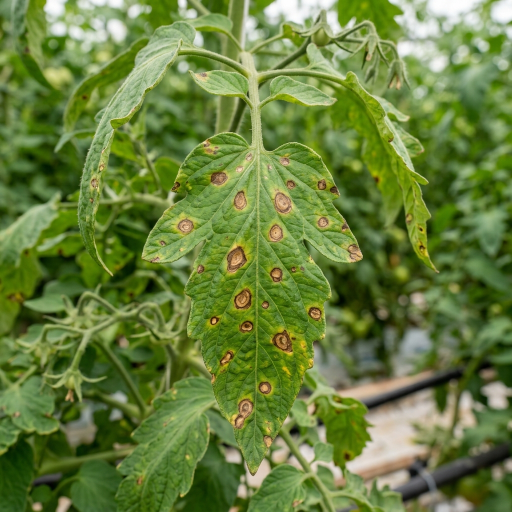
#> input picture apps/frontend/src/assets/bercak-daun.jpg, 1024 x 1024 px (shown at 1/2 size)
$ python -i external_pipeline.py   (imports and definitions only)
#> lines starting #> are read from the running program, lines starting #| are printed output that depends on the picture; after the words box and inside, x2 and y2 are one past the last pixel; in counts of white or black regions, pixels touching at a corner belong together
"""Reusable external preprocessing for Tomatku inference."""

from __future__ import annotations

from typing import Any

import cv2
import numpy as np


DEFAULT_CONFIG: dict[str, Any] = {
    "pipeline_name": "tomatku_external_severity",
    "pipeline_version": "1.0.0",
    "model_class_mapping": {
        "0": "early_blight",
        "1": "healthy",
    },
    "crop": [0, 650, 500, 1300],
    "leaf_hsv_lower": [25, 35, 30],
    "leaf_hsv_upper": [95, 255, 255],
    "symptom_hsv_lower": [5, 35, 20],
    "symptom_hsv_upper": [40, 255, 230],
    "morphology_kernel_size": 5,
    "severity_thresholds": {
        "light_max_pct": 10.0,
        "medium_max_pct": 30.0,
    },
    "database_severity_mapping": {
        "healthy": None,
        "ringan": "ringan",
        "sedang": "sedang",
        "berat": "parah",
        "parah": "parah",
    },
}


class ExternalSeverityPipeline:
    """Calculate symptom area and database-compatible severity."""

    def __init__(self, config: dict[str, Any] | None = None) -> None:
        """Preserve an explicitly supplied config, including an intentionally empty one."""
        self.config = config if config is not None else DEFAULT_CONFIG

    def _crop_image(
        self,
        image_rgb: np.ndarray,
        bounding_box: tuple[float, float, float, float] | None = None,
    ) -> np.ndarray:
        """Clamp crop coordinates to the image; invalid or absent crops use the full image."""
        crop = bounding_box if bounding_box is not None else self.config.get("crop")

        if crop is None:
            return image_rgb

        x1, y1, x2, y2 = (int(round(value)) for value in crop)
        height, width = image_rgb.shape[:2]
#> height = 1024; width = 1024
        x1 = max(0, min(x1, width))
#> x1 = 0
        y1 = max(0, min(y1, height))
#> y1 = 650
        x2 = max(0, min(x2, width))
#> x2 = 500
        y2 = max(0, min(y2, height))
#> y2 = 1024

        if x2 <= x1 or y2 <= y1:
            return image_rgb

        return image_rgb[y1:y2, x1:x2]
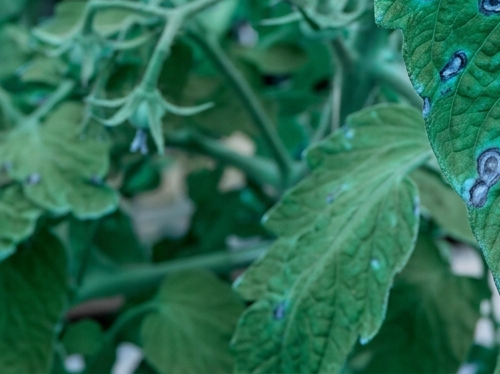
#> returned value: shape (374, 500, 3); mean of channels 0, 1, 2 81.9, 107.6, 42.8; drawn as B, G, R

    @staticmethod
    def _largest_component(mask: np.ndarray) -> np.ndarray:
        """Keep the largest foreground blob; connected-component label zero is background."""
        num_labels, labels, stats, _ = cv2.connectedComponentsWithStats(
            mask,
            connectivity=8,
        )

        if num_labels <= 1:
            return mask

        largest_label = 1 + np.argmax(stats[1:, cv2.CC_STAT_AREA])
        return np.where(labels == largest_label, 255, 0).astype(np.uint8)

    @staticmethod
    def _normalize_classification(classification: str | int | None) -> str | None:
        """Map known model IDs and spelling variants to the pipeline's canonical labels."""
        if classification is None:
            return None

        value = str(classification).strip().lower().replace(" ", "_")

        if value in {"healthy", "1"}:
            return "healthy"

        if value in {"early_blight", "earlyblight", "0"}:
            return "early_blight"

        if value == "unknown":
            return "unknown"

        return value

    def analyze(
        self,
        image_rgb: np.ndarray,
        classification: str | int | None = None,
        bounding_box: tuple[float, float, float, float] | None = None,
    ) -> dict[str, Any]:
        """Return no severity for healthy leaves; otherwise apply thresholds to leaf-area percentage."""
        normalized_classification = self._normalize_classification(classification)
        image = self._crop_image(image_rgb, bounding_box)
        image_bgr = cv2.cvtColor(image, cv2.COLOR_RGB2BGR)
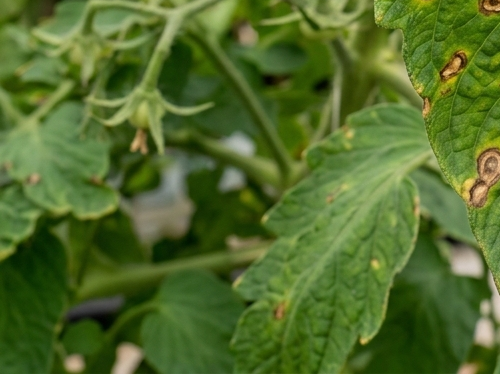
#> image_bgr: shape (374, 500, 3); mean B, G, R 42.8, 107.6, 81.9
        image_hsv = cv2.cvtColor(image_bgr, cv2.COLOR_BGR2HSV)
#> image_hsv: shape (374, 500, 3); mean H, S, V 42.2, 168.4, 108.3

        """need changes so that the symptom mask are merged first before calculating the severity percentage"""
        # leaf area
        leaf_mask = cv2.inRange(
            image_hsv,
            np.array(self.config["leaf_hsv_lower"]),
            np.array(self.config["leaf_hsv_upper"]),
        )
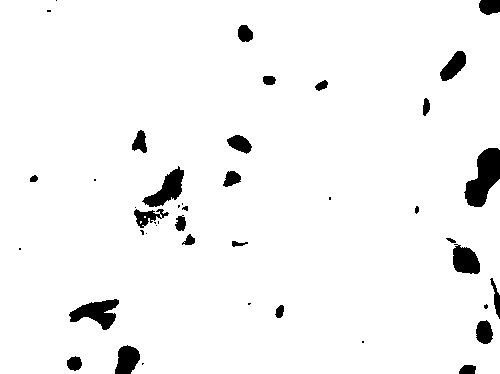
#> leaf_mask: shape (374, 500); 96% white; 44 black regions (17 under 20 px), largest, box (x1, y1, x2, y2) and area: (464, 148, 500, 207) 1272, (69, 299, 119, 330) 821, (142, 166, 184, 207) 751

        # symptom area
        symptom_mask = cv2.inRange(
            image_hsv,
            np.array(self.config["symptom_hsv_lower"]),
            np.array(self.config["symptom_hsv_upper"]),
        )
#> symptom_mask: shape (374, 500); 32.5% white; 132 white regions (89 under 20 px), largest, box (x1, y1, x2, y2) and area: (0, 0, 500, 303) 48097, (432, 228, 500, 354) 2781, (110, 339, 146, 374) 882

        # Merge area
        """Merge the leaf mask and symptom mask"""
        full_leaf_mask = cv2.bitwise_or(leaf_mask, symptom_mask)
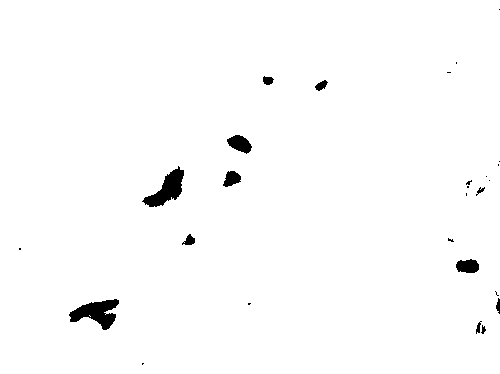
#> full_leaf_mask: shape (374, 500); 98.5% white; 27 black regions (15 under 20 px), largest, box (x1, y1, x2, y2) and area: (69, 299, 119, 330) 813, (142, 166, 184, 207) 751, (227, 135, 252, 154) 296

        kernel_size = self.config["morphology_kernel_size"]
        kernel = np.ones((kernel_size, kernel_size), np.uint8)

        full_leaf_mask = cv2.morphologyEx(full_leaf_mask, cv2.MORPH_OPEN, kernel)
#> full_leaf_mask: shape (374, 500); 98.5% white; 23 black regions (11 under 20 px), largest, box (x1, y1, x2, y2) and area: (69, 299, 119, 330) 846, (142, 166, 184, 207) 767, (227, 135, 252, 154) 296
        full_leaf_mask = cv2.morphologyEx(full_leaf_mask, cv2.MORPH_CLOSE, kernel)
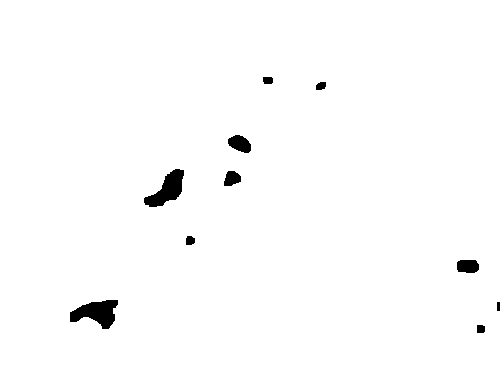
#> full_leaf_mask: shape (374, 500); 98.6% white; 10 black regions, largest, box (x1, y1, x2, y2) and area: (70, 300, 118, 329) 829, (144, 169, 184, 207) 759, (228, 135, 251, 153) 290
        full_leaf_mask = self._largest_component(full_leaf_mask)
#> in _largest_component, `num_labels, labels, stats, _ = cv2.connectedComponentsWithStats( mask,..`: num_labels = 2; stats = [[70, 77, 430, 256, 2618], [0, 0, 500, 374, 184382]]
#> in _largest_component, `largest_label = 1 + np.argmax(stats[1:, cv2.CC_STAT_AREA])`: largest_label = 1

        """return the full leaf mask and symptom mask for visualization"""
        leaf_mask = self._largest_component(full_leaf_mask)

        symptom_mask = cv2.bitwise_and(symptom_mask, leaf_mask)
#> symptom_mask: shape (374, 500); 32.5% white; 131 white regions (88 under 20 px), largest, box (x1, y1, x2, y2) and area: (0, 0, 500, 303) 48091, (432, 228, 500, 354) 2759, (110, 339, 146, 374) 882
        symptom_mask = cv2.morphologyEx(symptom_mask, cv2.MORPH_OPEN, kernel)
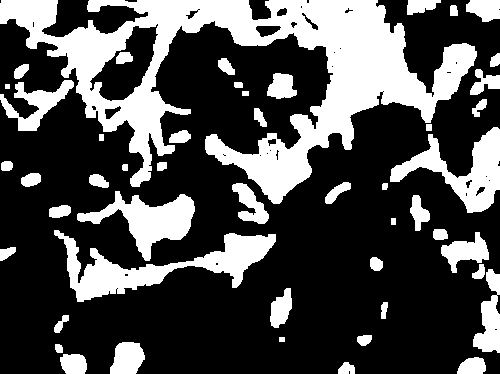
#> symptom_mask: shape (374, 500); 30.2% white; 49 white regions, largest, box (x1, y1, x2, y2) and area: (0, 0, 477, 204) 31612, (54, 230, 276, 302) 5247, (390, 127, 500, 213) 3546
        symptom_mask = cv2.morphologyEx(symptom_mask, cv2.MORPH_CLOSE, kernel)
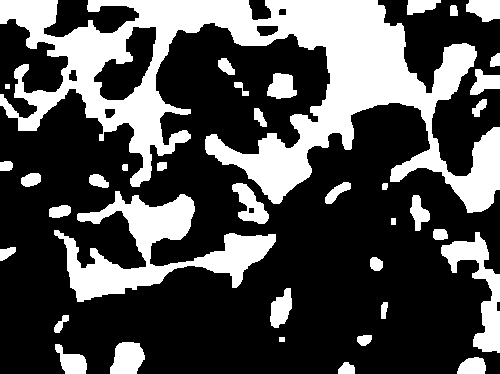
#> symptom_mask: shape (374, 500); 30.9% white; 37 white regions, largest, box (x1, y1, x2, y2) and area: (0, 0, 500, 213) 38168, (54, 191, 276, 302) 8626, (441, 232, 500, 353) 2462
        # -------------------------------------------------------------------

        # --- KODE BARU (MENGGABUNGKAN AREA DAUN DAN BERCAK TERLEBIH DAHULU) ---
        # leaf_hsv_mask = cv2.inRange(
        #     image_hsv,
        #     np.array(self.config["leaf_hsv_lower"]),
        #     np.array(self.config["leaf_hsv_upper"]),
        # )
        # symptom_hsv_mask = cv2.inRange(
        #     image_hsv,
        #     np.array(self.config["symptom_hsv_lower"]),
        #     np.array(self.config["symptom_hsv_upper"]),
        # )

        # full_leaf_mask = cv2.bitwise_or(leaf_hsv_mask, symptom_hsv_mask)

        # kernel_size = self.config["morphology_kernel_size"]
        # kernel = np.ones((kernel_size, kernel_size), np.uint8)
        # full_leaf_mask = cv2.morphologyEx(full_leaf_mask, cv2.MORPH_OPEN, kernel)
        # full_leaf_mask = cv2.morphologyEx(full_leaf_mask, cv2.MORPH_CLOSE, kernel)
        # leaf_mask = self._largest_component(full_leaf_mask)

        # symptom_mask = cv2.bitwise_and(symptom_hsv_mask, leaf_mask)
        # symptom_mask = cv2.morphologyEx(symptom_mask, cv2.MORPH_OPEN, kernel)
        # symptom_mask = cv2.morphologyEx(symptom_mask, cv2.MORPH_CLOSE, kernel)
        # ----------------------------------------------------------------------

        leaf_pixels = int(np.sum(leaf_mask > 0))
#> leaf_pixels = 184382
        symptom_pixels = int(np.sum(symptom_mask > 0))
#> symptom_pixels = 57789
        severity_pct = symptom_pixels / leaf_pixels * 100 if leaf_pixels else 0.0
#> severity_pct = 31.34

        thresholds = self.config["severity_thresholds"]
        if normalized_classification in {"healthy", "unknown"}:
            severity_level = None
            output_severity_pct = None
        elif severity_pct <= thresholds["light_max_pct"]:
            severity_level = "ringan"
            output_severity_pct = round(float(severity_pct), 2)
        elif severity_pct <= thresholds["medium_max_pct"]:
            severity_level = "sedang"
            output_severity_pct = round(float(severity_pct), 2)
        else:
            severity_level = "parah"
            output_severity_pct = round(float(severity_pct), 2)
#> output_severity_pct = 31.34

        return {
            "severity_level": severity_level,
            "severity_pct": output_severity_pct,
            "leaf_pixels": leaf_pixels,
            "symptom_pixels": symptom_pixels,
            "leaf_mask": leaf_mask,
            "symptom_mask": symptom_mask,
        }

>>> import cv2
>>> picture = cv2.cvtColor(cv2.imread('../../frontend/src/assets/bercak-daun.jpg'), cv2.COLOR_BGR2RGB)
>>> result = ExternalSeverityPipeline().analyze(picture)
#> result = 6 items

$ run again, on apps/frontend/src/assets/daun-kuning.jpg
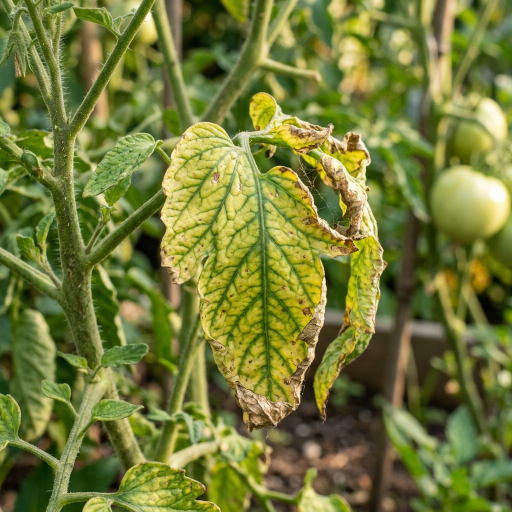
#> input picture apps/frontend/src/assets/daun-kuning.jpg, 1024 x 1024 px (shown at 1/2 size)
#> image_hsv: shape (374, 500, 3); mean H, S, V 34.6, 157.6, 121.6
#> in analyze, `leaf_mask = cv2.inRange( image_hsv, np.array(self.config["leaf_hsv_low..`:
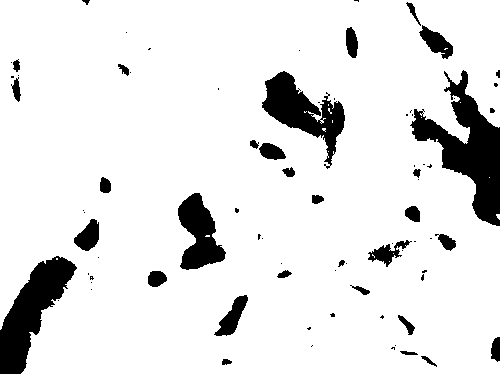
#> leaf_mask: shape (374, 500); 89.5% white; 79 black regions (46 under 20 px), largest, box (x1, y1, x2, y2) and area: (410, 70, 500, 226) 5391, (0, 256, 77, 374) 4027, (262, 71, 345, 169) 3149
#> labels: shape (374, 500) int32; values 0 (black) and 1 (white), 99.2% white; 8 black regions, largest, box (x1, y1, x2, y2) and area: (4, 286, 41, 333) 909, (221, 314, 235, 326) 129, (294, 100, 307, 112) 127
#> num_labels = 2; stats = [[4, 7, 451, 326, 1519], [0, 0, 500, 374, 185481]]
#> largest_label = 1
#> in analyze, `symptom_mask = cv2.morphologyEx(symptom_mask, cv2.MORPH_CLOSE, kernel)`:
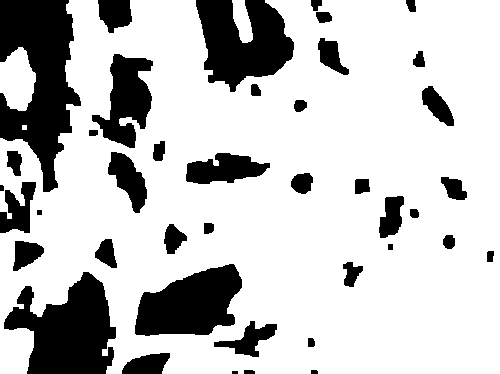
#> symptom_mask: shape (374, 500); 76.8% white; 41 black regions (1 under 20 px), largest, box (x1, y1, x2, y2) and area: (0, 0, 81, 192) 9023, (4, 272, 116, 374) 7043, (196, 0, 294, 92) 5811
#> leaf_pixels = 185481
#> symptom_pixels = 143696
#> severity_pct = 77.47
#> result = 6 items

$ run again, on apps/frontend/src/assets/daun-sehat.jpg
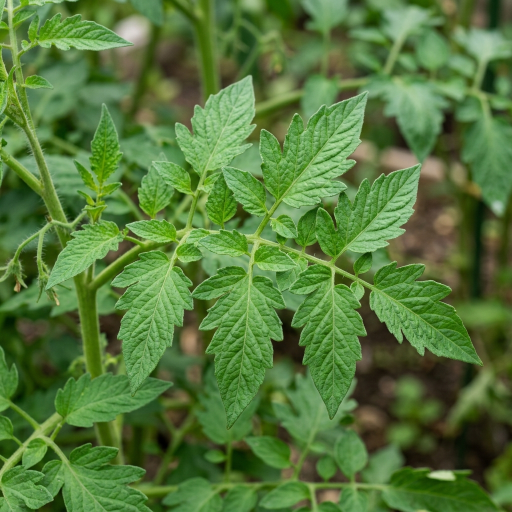
#> input picture apps/frontend/src/assets/daun-sehat.jpg, 1024 x 1024 px (shown at 1/2 size)
#> image_hsv: shape (374, 500, 3); mean H, S, V 47.3, 159.8, 110
#> in analyze, `leaf_mask = cv2.inRange( image_hsv, np.array(self.config["leaf_hsv_low..`:
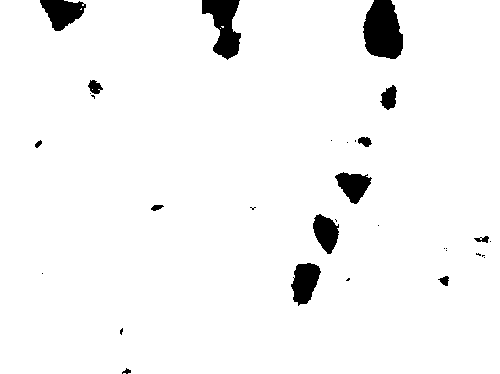
#> leaf_mask: shape (374, 500); 96.2% white; 32 black regions (18 under 20 px), largest, box (x1, y1, x2, y2) and area: (363, 0, 403, 59) 1834, (202, 0, 241, 60) 1366, (40, 0, 86, 31) 890
#> labels: shape (374, 500) int32; values 0 (black) and 1 (white), 99.7% white; 2 black regions, box (x1, y1, x2, y2) and area: (315, 218, 336, 250) 507, (123, 370, 131, 374) 30
#> num_labels = 2; stats = [[123, 218, 213, 156, 537], [0, 0, 500, 374, 186463]]
#> largest_label = 1
#> in analyze, `symptom_mask = cv2.morphologyEx(symptom_mask, cv2.MORPH_CLOSE, kernel)`:
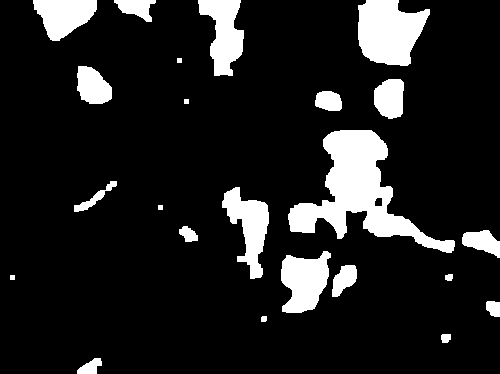
#> symptom_mask: shape (374, 500); 12.9% white; 23 white regions, largest, box (x1, y1, x2, y2) and area: (288, 130, 455, 253) 7288, (358, 0, 430, 66) 3465, (281, 251, 331, 313) 2164
#> leaf_pixels = 186463
#> symptom_pixels = 24199
#> severity_pct = 12.98
#> result = 6 items
